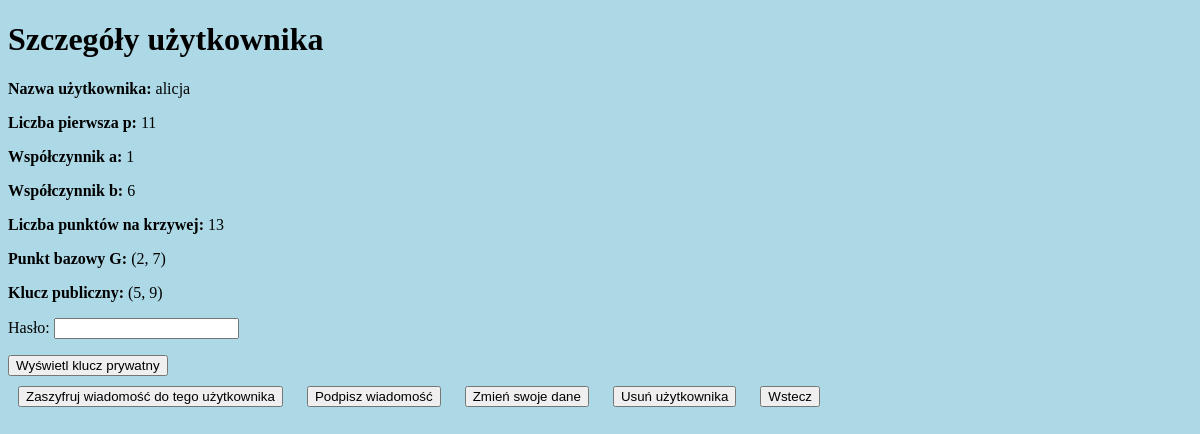
The app's page /users/3/, older data.
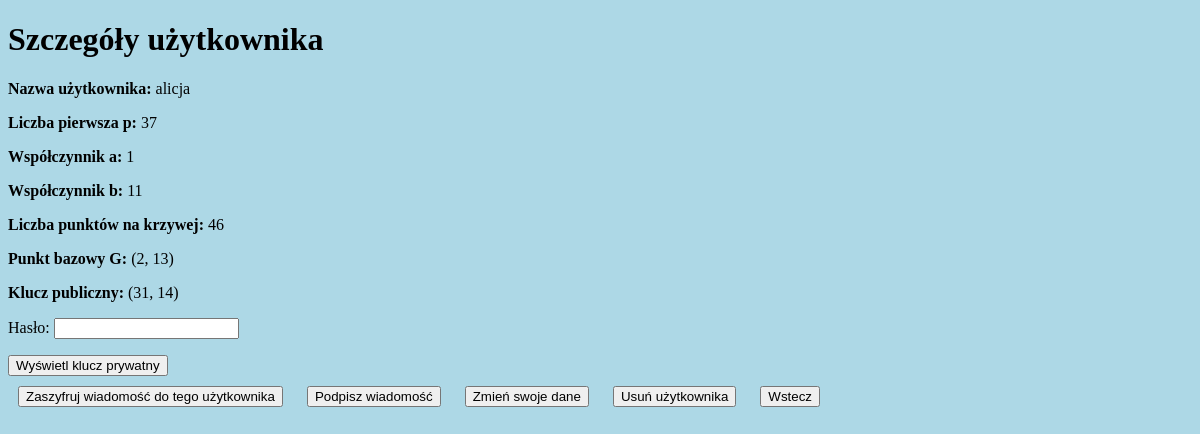
The same page, newer data.
### eccApp/models.py (models this page shows, shortened)
class UserKeys(models.Model):
    username = models.CharField(max_length=100, unique=True)
    hashed_password = models.CharField(max_length=128)
    curve_p = models.IntegerField()
    curve_a = models.IntegerField()
    curve_b = models.IntegerField()
    curve_n = models.IntegerField()
    g_x = models.IntegerField()
    g_y = models.IntegerField()
    privkey = models.IntegerField()
    pubkey_x = models.IntegerField()
    pubkey_y = models.IntegerField()

### eccApp/views.py (the view)
# urls.py: path('users/<int:key_id>/', views.user_detail_view, name='user_detail'),
def user_detail_view(request, key_id):
    key = get_object_or_404(UserKeys, pk=key_id)
    form = PasswordVerificationForm()
    privkey_revealed = False
    if request.method == 'POST':
        form = PasswordVerificationForm(request.POST)
        if form.is_valid():
            entered_password = form.cleaned_data['password']
            if check_password(entered_password, key.hashed_password):
                privkey_revealed = True
    return render(request, 'eccApp/user_detail.html', {
        'key': key,
        'privkey_revealed': privkey_revealed,
        'form': form,
    })

### eccApp/forms.py
class PasswordVerificationForm(forms.Form):
    password = forms.CharField(label='Hasło', widget=forms.PasswordInput)

### eccApp/templates/eccApp/user_detail.html (shortened to what this page needs)
{% load static %}
<!DOCTYPE html>
<html lang="pl">
<head>
    <link rel="stylesheet" href="{% static 'eccApp/style.css' %}">
</head>
<body>
<h1>Szczegóły użytkownika</h1>
<p><strong>Nazwa użytkownika:</strong> {{ key.username }}</p>
<p><strong>Liczba pierwsza p:</strong> {{ key.curve_p }}</p>
<p><strong>Współczynnik a:</strong> {{ key.curve_a }}</p>
<p><strong>Współczynnik b:</strong> {{ key.curve_b }}</p>
<p><strong>Liczba punktów na krzywej:</strong> {{ key.curve_n }}</p>
<p><strong>Punkt bazowy G:</strong> ({{ key.g_x }}, {{ key.g_y }})</p>
<p><strong>Klucz publiczny:</strong> ({{ key.pubkey_x }}, {{ key.pubkey_y }})</p>
{% if privkey_revealed %}
    <p><strong>Klucz prywatny:</strong> {{ key.privkey }}</p>
{% else %}
    <form method="post">
        {{ form.as_p }}
        <button type="submit">Wyświetl klucz prywatny</button>
    </form>
{% endif %}
<a href="{% url 'elgamal_encrypt_to_user' key.id %}"><button>Zaszyfruj wiadomość do tego użytkownika</button></a>
<a href="{% url 'ecdsa_sign' key.id %}"><button>Podpisz wiadomość</button></a>
<a href="{% url 'change_parameters' key.id %}"><button>Zmień swoje dane</button></a>
<a href="{% url 'delete_user' key.id %}"><button>Usuń użytkownika</button></a>
<a href="{% url 'users' %}"><button>Wstecz</button></a>
</body>
</html>

Row changes from the older to the newer data that the page shows:
changed UserKeys "alicja": curve_p "11" → "37"; curve_b "6" → "11"; curve_n "13" → "46"; g_y "7" → "13"; pubkey_x "5" → "31"; pubkey_y "9" → "14"
